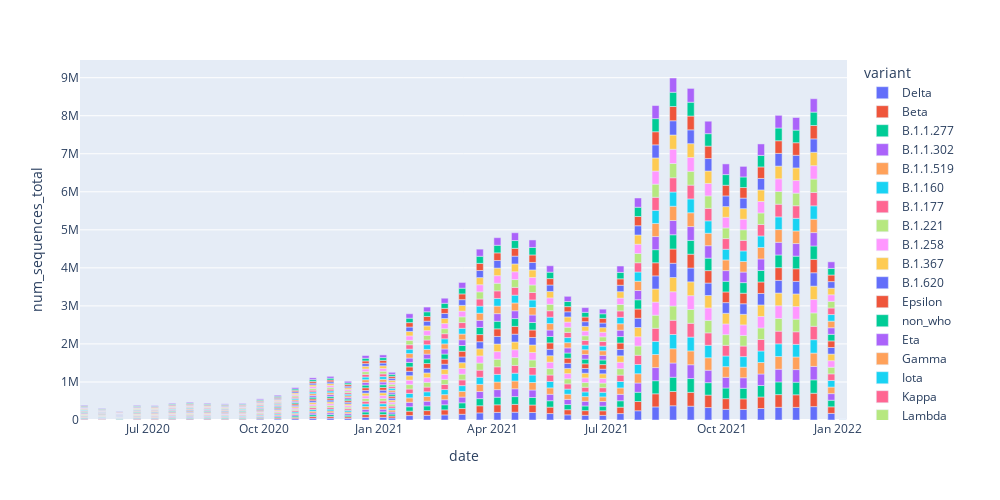

The notebook cell saved with this chart:
### Markdown cell above
### Total de sequenciamentos de Jul/2020 até Jan/2022

### Code cell
casos = df.groupby(['date', 'variant'])['num_sequences_total'].sum().sort_values(ascending = False).reset_index() 
fig2 = px.bar(casos, x='date', y='num_sequences_total', color="variant",width=1000, height=500)
fig2.show()
